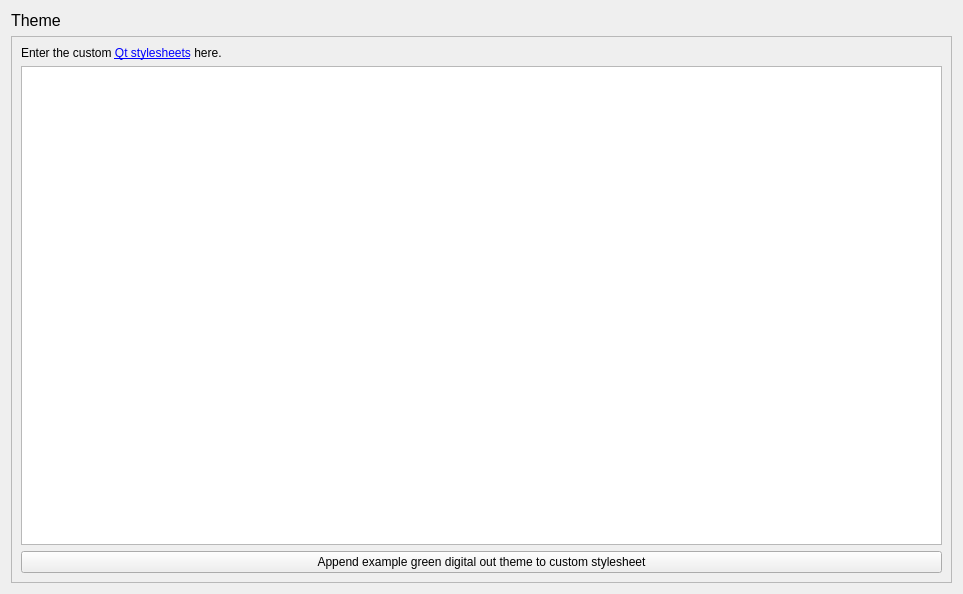
<?xml version="1.0" encoding="UTF-8"?>
<ui version="4.0">
 <class>Form</class>
 <widget class="QWidget" name="Form">
  <property name="geometry">
   <rect>
    <x>0</x>
    <y>0</y>
    <width>963</width>
    <height>594</height>
   </rect>
  </property>
  <property name="windowTitle">
   <string>Form</string>
  </property>
  <layout class="QVBoxLayout" name="verticalLayout">
   <item>
    <widget class="QLabel" name="label_2">
     <property name="font">
      <font>
       <pointsize>12</pointsize>
      </font>
     </property>
     <property name="text">
      <string>Theme</string>
     </property>
    </widget>
   </item>
   <item>
    <widget class="QScrollArea" name="scrollArea">
     <property name="widgetResizable">
      <bool>true</bool>
     </property>
     <widget class="QWidget" name="scrollAreaWidgetContents">
      <property name="geometry">
       <rect>
        <x>0</x>
        <y>0</y>
        <width>935</width>
        <height>528</height>
       </rect>
      </property>
      <layout class="QVBoxLayout" name="verticalLayout_2">
       <item>
        <widget class="QLabel" name="label">
         <property name="text">
          <string>&lt;html&gt;&lt;head/&gt;&lt;body&gt;&lt;p&gt;Enter the custom &lt;a href=&quot;http://doc.qt.io/qt-4.8/stylesheet-reference.html&quot;&gt;&lt;span style=&quot; text-decoration: underline; color:#0000ff;&quot;&gt;Qt stylesheets&lt;/span&gt;&lt;/a&gt; here.&lt;/p&gt;&lt;/body&gt;&lt;/html&gt;</string>
         </property>
         <property name="openExternalLinks">
          <bool>true</bool>
         </property>
        </widget>
       </item>
       <item>
        <widget class="QPlainTextEdit" name="stylesheet_text"/>
       </item>
       <item>
        <widget class="QPushButton" name="example_button">
         <property name="text">
          <string>Append example green digital out theme to custom stylesheet</string>
         </property>
        </widget>
       </item>
      </layout>
     </widget>
    </widget>
   </item>
  </layout>
 </widget>
 <resources/>
 <connections/>
</ui>
